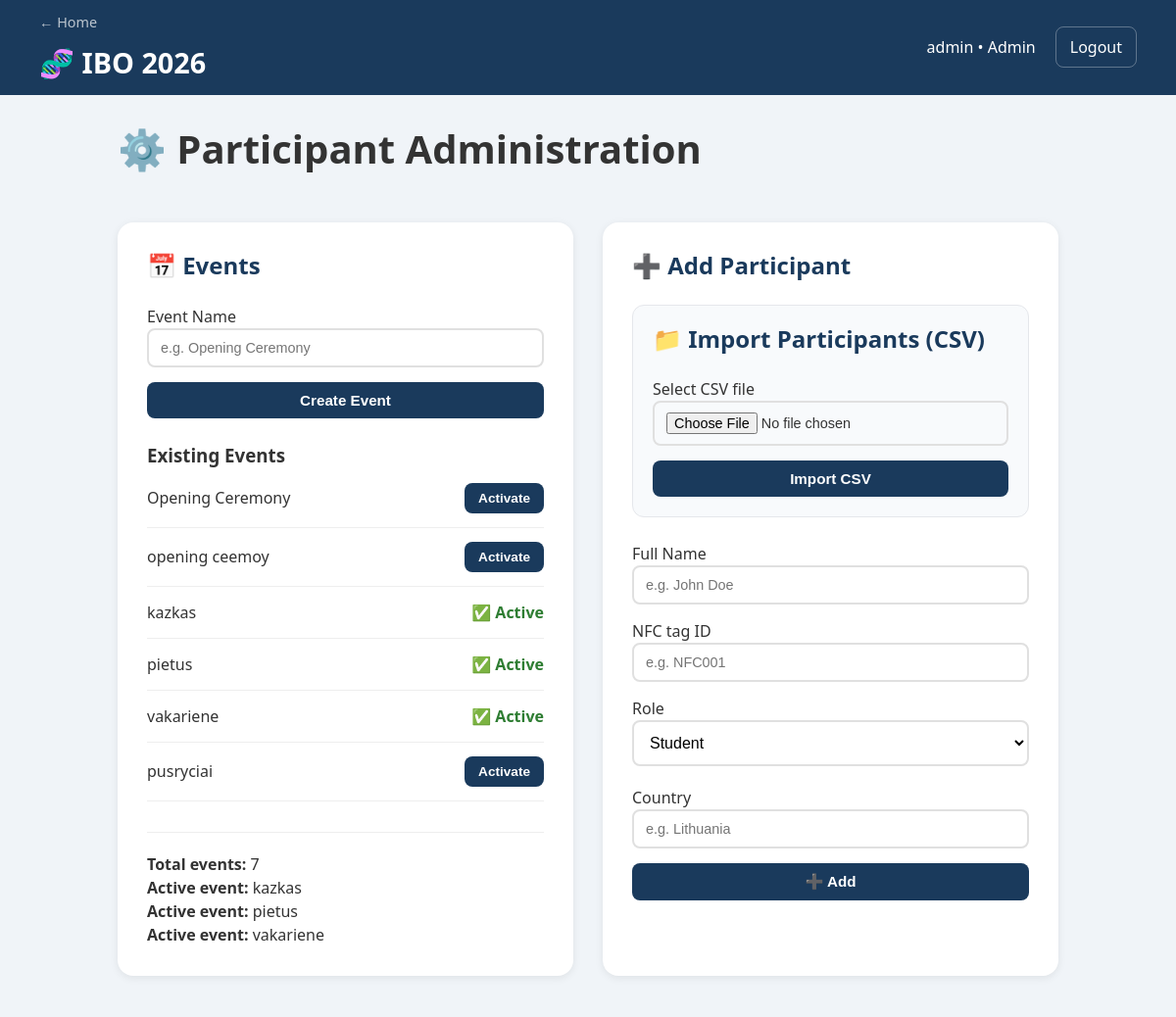
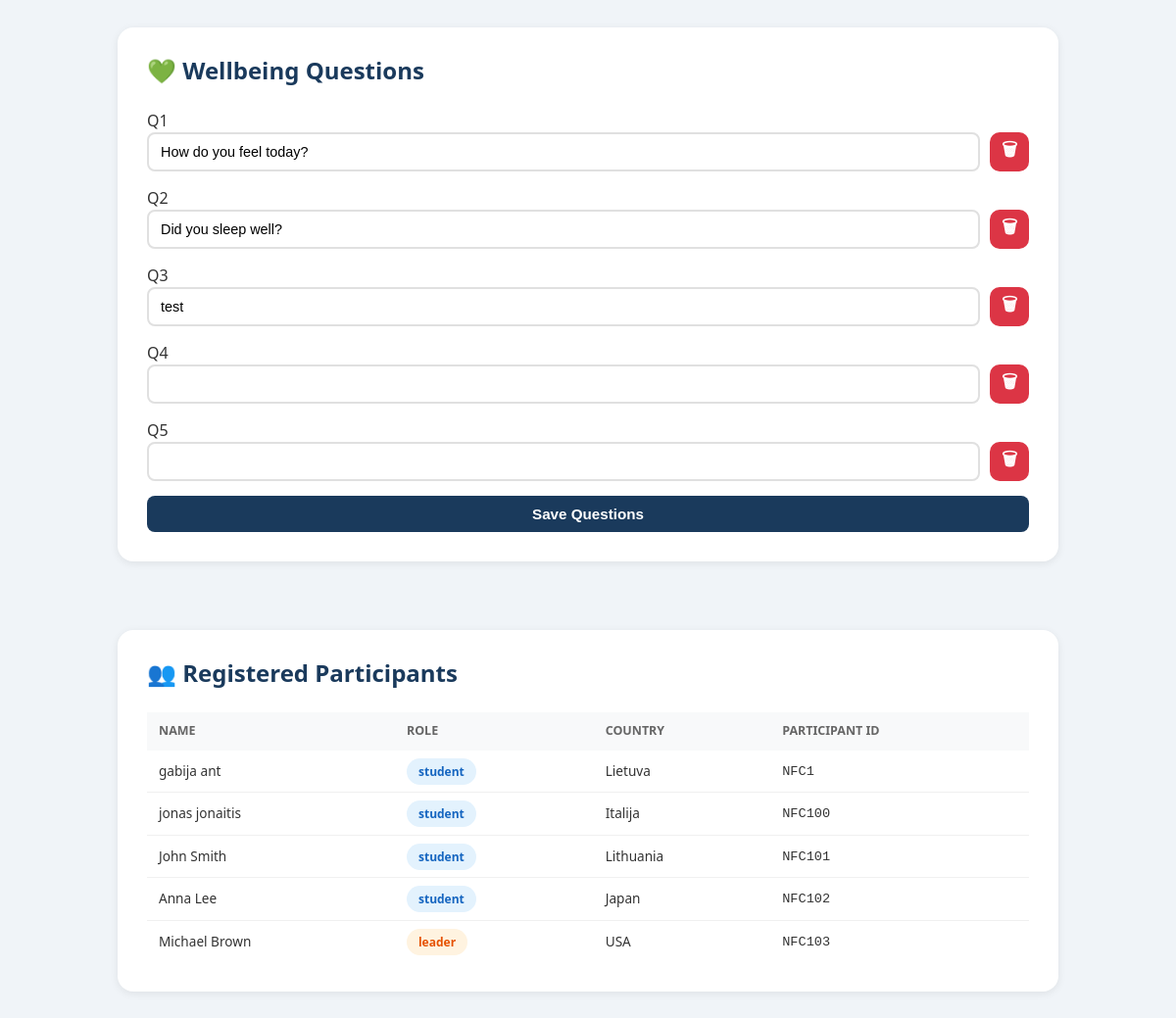
The page /admin (signed in) on the database its author committed (2 pictures, top to bottom).
### app.py (models this page shows)
class Event(db.Model):
    id = db.Column(db.Integer, primary_key=True)
    name = db.Column(db.String(100), nullable=False)
    active = db.Column(db.Boolean, default=False)

class WellbeingQuestion(db.Model):
    id = db.Column(db.Integer, primary_key=True)
    code = db.Column(db.String(20), unique=True)
    text = db.Column(db.String(300))

class Participant(db.Model):
    id = db.Column(db.Integer, primary_key=True)
    name = db.Column(db.String(100), nullable=False)
    nfc_id = db.Column(db.String(50), unique=True, nullable=False)
    role = db.Column(db.String(20), nullable=False)  # student, guide, leader, organizer
    country_id = db.Column(db.Integer, db.ForeignKey('country.id'))
    country = db.relationship('Country', backref='participants')

class Country(db.Model):
    id = db.Column(db.Integer, primary_key=True)
    name = db.Column(db.String(100), nullable=False)

### app.py (the view, shortened to what this page needs)
@app.route('/admin', methods=['GET', 'POST'])
def admin():
    if 'user_id' not in session:
        return redirect(url_for('login'))
    if session['role'] != 'admin':
        return "Access denied", 403
    participants = Participant.query.all()
    events = Event.query.all()
    questions = WellbeingQuestion.query.order_by(
        WellbeingQuestion.code
    ).all()
    return render_template(
        'admin.html',
        participants=participants,
        events=events,
        questions=questions
    )

### templates/admin.html (shortened to what this page needs)
{% extends "base.html" %}
{% block content %}
<div class="container-medium">
    <h1 class="page-title">
        ⚙️ Participant Administration
    </h1>
        <div class="grid">
            <div class="card events-card">
                <h2>📅 Events</h2>
                <form method="POST">
                    <label>Event Name</label>
                    <input type="text"
                           name="event_name"
                           placeholder="e.g. Opening Ceremony"
                           required>
                    <button type="submit">
                        Create Event
                    </button>
                </form>
                <br>
                {% if events %}
                    <h3>Existing Events</h3>
                    <div class="event-list">
                        {% for event in events %}
                            <div class="event-row">
                                <span>
                                    {{ event.name }}
                                </span>
                                {% if event.active %}
                                    <span class="active-badge">
                                        ✅ Active
                                    </span>
                                {% else %}
                                    <form method="POST">
                                        <button class="small-btn"
                                                type="submit">
                                            Activate
                                        </button>
                                    </form>
                                {% endif %}
                            </div>
                        {% endfor %}
                    </div>
                    <div class="event-summary">
                        <p>
                            <b>Total events:</b>
                            {{ events|length }}
                        </p>
                        {% for event in events %}
                            {% if event.active %}
                                <p>
                                    <b>Active event:</b>
                                    {{ event.name }}
                                </p>
                            {% endif %}
                        {% endfor %}
                    </div>
                {% endif %}
            </div>
            <div class="card">
                <h2>➕ Add Participant</h2>
                <div class="csv-box">
                    <h2>📁 Import Participants (CSV)</h2>
                    <form method="POST" enctype="multipart/form-data">
                        <label>Select CSV file</label>
                        <input type="file" name="csv_file" accept=".csv" required>
                        <button type="submit">Import CSV</button>
                    </form>
                </div>
                <form method="POST">
                    <label>Full Name</label>
                    <input type="text" name="name" placeholder="e.g. John Doe" required>
                    <label>NFC tag ID</label>
                    <input type="text" name="nfc_id" placeholder="e.g. NFC001" required>
                    <label>Role</label>
                    <select name="role">
                        <option value="student">Student</option>
                    </select>
                    <label>Country</label>
                    <input type="text" name="country" placeholder="e.g. Lithuania" required>
                    <button type="submit">➕ Add</button>
                </form>
            </div>
            <div class="card full-width">
                <h2>💚 Wellbeing Questions</h2>
                <form method="POST">
                    {% for question in questions %}
                        <label>{{ question.code.upper() }}</label>
                        <div class="question-row">
                            <input
                                type="text"
                                name="{{ question.code }}"
                                value="{{ question.text }}"
                                class="question-input"
                            >
                            <button
                                type="submit"
                                name="delete_question"
                                value="{{ question.id }}"
                                class="delete-btn"
                            >
                                🗑
                            </button>
                        </div>
                    {% endfor %}
                    <button
                        type="submit"
                        name="save_questions"
                        value="1"
                    >
                        Save Questions
                    </button>
                </form>
            </div>
            <div class="card full-width">
                <h2>👥 Registered Participants</h2>
                {% if participants %}
                <table>
                    <thead>
                        <tr>
                            <th>Name</th>
                            <th>Role</th>
                            <th>Country</th>
                            <th>Participant ID</th>
                        </tr>
                    </thead>
                    <tbody>
                        {% for p in participants %}
                        <tr>
                            <td>{{ p.name }}</td>
                            <td><span class="role {{ p.role }}">{{ p.role }}</span></td>
                            <td>{{ p.country.name if p.country else '—' }}</td>
                            <td><code>{{ p.nfc_id }}</code></td>
                        </tr>
                        {% endfor %}
                    </tbody>
                </table>
                {% else %}
                    <p class="empty">No participants yet</p>
                {% endif %}
            </div>
        </div>
    </div>
{% endblock %}

### static/style.css (style rules this page uses)
body { font-family: 'Segoe UI', sans-serif; background: #f0f4f8; margin: 0; color: #333; line-height: 1.5; }
.card { background: white; border-radius: 16px; padding: 30px; margin-top: 20px; margin-bottom: 20px; box-shadow: 0 2px 8px rgba(0,0,0,0.08); }
.csv-box { background: #f8fafc; border: 1px solid #e5e7eb; border-radius: 12px; padding: 20px; margin-bottom: 25px; }
* { margin: 0; padding: 0; box-sizing: border-box; }
.grid { display: grid; grid-template-columns: 1fr 1fr; gap: 30px; align-items: stretch; }
input, select { width: 100%; padding: 10px 12px; border: 2px solid #e0e0e0; border-radius: 8px; font-size: 0.9rem; margin-bottom: 15px; transition: border-color 0.2s; }
button { width: 100%; padding: 10px 14px; background: #1a3a5c; color: white; border: none; border-radius: 8px; font-size: 0.95rem; font-weight: 600; cursor: pointer; }
table { width: 100%; border-collapse: collapse; }
th { text-align: left; padding: 10px 12px; background: #f8f9fa; font-size: 0.78rem; color: #666; text-transform: uppercase; }
td { padding: 10px 12px; border-bottom: 1px solid #f0f0f0; font-size: 0.85rem; }
tr:last-child td { border-bottom: none; }
.role { padding: 5px 12px; border-radius: 999px; font-size: 0.75rem; font-weight: 700; }
.student { background: #e3f2fd; color: #1565c0; }
.leader { background: #fff3e0; color: #e65100; }
.full-width { grid-column: 1 / -1; }
.page-title { font-size: 2.5rem; color: #333; margin-bottom: 25px; }
.event-row { display: flex; justify-content: space-between; align-items: center; padding: 12px 0; border-bottom: 1px solid #eee; }
.active-badge { color: #2e7d32; font-weight: 600; }
.small-btn { width: auto; padding: 8px 14px; font-size: 0.85rem; }
.card h2 { color: #1a3a5c; margin-bottom: 25px; line-height: 1.2; }
.events-card { display: flex; flex-direction: column; }
.event-list { max-height: 350px; overflow-y: auto; }
.event-row { display: flex; justify-content: space-between; align-items: center; padding: 14px 0; border-bottom: 1px solid #eee; }
.event-summary { margin-top: 20px; padding-top: 20px; border-top: 1px solid #eee; }
.container-medium { max-width: 1000px; margin: 25px auto; padding: 0 20px; }
select { width: 100%; padding: 12px; border: 2px solid #e0e0e0; border-radius: 8px; font-size: 1rem; margin-bottom: 20px; background: white; }
.question-row { display: flex; gap: 10px; align-items: flex-start; }
.question-input { flex: 1; }
.delete-btn { width: 40px; height: 40px; padding: 0; border-radius: 10px; background: #dc3545; color: white; font-size: 18px; font-weight: bold; }

### rows shown on the page
Event: name "Opening Ceremony"
Event: name "opening ceemoy"
Event: name "kazkas", active "✅ Active"
Event: name "pietus", active "✅ Active"
Event: name "vakariene", active "✅ Active"
Event: name "pusryciai"
WellbeingQuestion: code "Q1", q1 "How do you feel today?", {{ question.id }} 1 (drawn)
WellbeingQuestion: code "Q2", q2 "Did you sleep well?", {{ question.id }} 2 (drawn)
WellbeingQuestion: code "Q3", q3 "test", {{ question.id }} 3 (drawn)
WellbeingQuestion: code "Q4", {{ question.id }} 4 (drawn)
WellbeingQuestion: code "Q5", {{ question.id }} 5 (drawn)
Participant: name "gabija ant", role "student", country "Lietuva", nfc_id "NFC1"
Participant: name "jonas jonaitis", role "student", country "Italija", nfc_id "NFC100"
Participant: name "John Smith", role "student", country "Lithuania", nfc_id "NFC101"
Participant: name "Anna Lee", role "student", country "Japan", nfc_id "NFC102"
Participant: name "Michael Brown", role "leader", country "USA", nfc_id "NFC103"

### other values the page prints
{{ session['username'] }} "admin"
{{ events|length }} "7"
